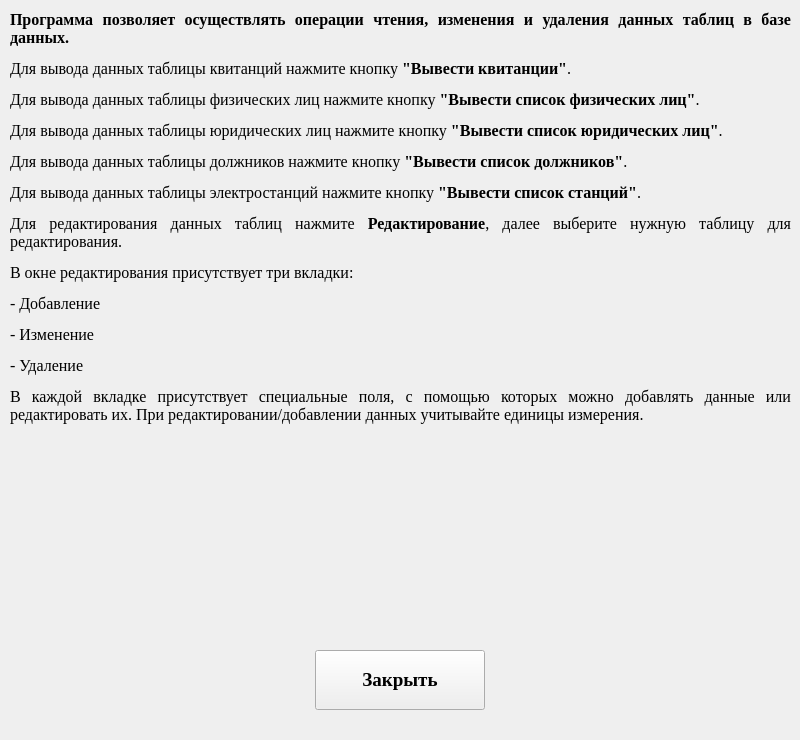
<?xml version="1.0" encoding="UTF-8"?>
<ui version="4.0">
 <class>HelpWindow</class>
 <widget class="QWidget" name="HelpWindow">
  <property name="geometry">
   <rect>
    <x>0</x>
    <y>0</y>
    <width>800</width>
    <height>740</height>
   </rect>
  </property>
  <property name="minimumSize">
   <size>
    <width>800</width>
    <height>740</height>
   </size>
  </property>
  <property name="maximumSize">
   <size>
    <width>800</width>
    <height>740</height>
   </size>
  </property>
  <property name="font">
   <font>
    <family>Times New Roman</family>
   </font>
  </property>
  <property name="windowTitle">
   <string>Справка</string>
  </property>
  <property name="styleSheet">
   <string notr="true"/>
  </property>
  <widget class="QLabel" name="label">
   <property name="geometry">
    <rect>
     <x>10</x>
     <y>10</y>
     <width>781</width>
     <height>631</height>
    </rect>
   </property>
   <property name="text">
    <string>&lt;html&gt;&lt;head/&gt;&lt;body&gt;&lt;p align=&quot;justify&quot;&gt;&lt;span style=&quot; font-size:12pt; font-weight:600;&quot;&gt;Программа позволяет осуществлять операции чтения, изменения и удаления данных таблиц в базе данных. &lt;/span&gt;&lt;/p&gt;&lt;p align=&quot;justify&quot;&gt;&lt;span style=&quot; font-size:12pt;&quot;&gt;Для вывода данных таблицы квитанций нажмите кнопку &lt;/span&gt;&lt;span style=&quot; font-size:12pt; font-weight:600;&quot;&gt;&amp;quot;Вывести квитанции&amp;quot;&lt;/span&gt;&lt;span style=&quot; font-size:12pt;&quot;&gt;.&lt;/span&gt;&lt;/p&gt;&lt;p align=&quot;justify&quot;&gt;&lt;span style=&quot; font-size:12pt;&quot;&gt;Для вывода данных таблицы физических лиц нажмите кнопку &lt;/span&gt;&lt;span style=&quot; font-size:12pt; font-weight:600;&quot;&gt;&amp;quot;Вывести список физических лиц&amp;quot;&lt;/span&gt;&lt;span style=&quot; font-size:12pt;&quot;&gt;.&lt;/span&gt;&lt;/p&gt;&lt;p align=&quot;justify&quot;&gt;&lt;span style=&quot; font-size:12pt;&quot;&gt;Для вывода данных таблицы юридических лиц нажмите кнопку &lt;/span&gt;&lt;span style=&quot; font-size:12pt; font-weight:600;&quot;&gt;&amp;quot;Вывести список юридических лиц&amp;quot;&lt;/span&gt;&lt;span style=&quot; font-size:12pt;&quot;&gt;.&lt;/span&gt;&lt;/p&gt;&lt;p align=&quot;justify&quot;&gt;&lt;span style=&quot; font-size:12pt;&quot;&gt;Для вывода данных таблицы должников нажмите кнопку &lt;/span&gt;&lt;span style=&quot; font-size:12pt; font-weight:600;&quot;&gt;&amp;quot;Вывести список должников&amp;quot;&lt;/span&gt;&lt;span style=&quot; font-size:12pt;&quot;&gt;.&lt;/span&gt;&lt;/p&gt;&lt;p align=&quot;justify&quot;&gt;&lt;span style=&quot; font-size:12pt;&quot;&gt;Для вывода данных таблицы электростанций нажмите кнопку &lt;/span&gt;&lt;span style=&quot; font-size:12pt; font-weight:600;&quot;&gt;&amp;quot;Вывести список станций&amp;quot;&lt;/span&gt;&lt;span style=&quot; font-size:12pt;&quot;&gt;.&lt;/span&gt;&lt;/p&gt;&lt;p align=&quot;justify&quot;&gt;&lt;span style=&quot; font-size:12pt;&quot;&gt;Для редактирования данных таблиц нажмите &lt;/span&gt;&lt;span style=&quot; font-size:12pt; font-weight:600;&quot;&gt;Редактирование&lt;/span&gt;&lt;span style=&quot; font-size:12pt;&quot;&gt;, далее выберите нужную таблицу для редактирования. &lt;/span&gt;&lt;/p&gt;&lt;p align=&quot;justify&quot;&gt;&lt;span style=&quot; font-size:12pt;&quot;&gt;В окне редактирования присутствует три вкладки: &lt;/span&gt;&lt;/p&gt;&lt;p align=&quot;justify&quot;&gt;&lt;span style=&quot; font-size:12pt;&quot;&gt;- Добавление &lt;/span&gt;&lt;/p&gt;&lt;p align=&quot;justify&quot;&gt;&lt;span style=&quot; font-size:12pt;&quot;&gt;- Изменение&lt;/span&gt;&lt;/p&gt;&lt;p align=&quot;justify&quot;&gt;&lt;span style=&quot; font-size:12pt;&quot;&gt;- Удаление&lt;/span&gt;&lt;/p&gt;&lt;p align=&quot;justify&quot;&gt;&lt;span style=&quot; font-size:12pt;&quot;&gt;В каждой вкладке присутствует специальные поля, с помощью которых можно добавлять данные или редактировать их. При редактировании/добавлении данных учитывайте единицы измерения. &lt;br/&gt;&lt;/span&gt;&lt;/p&gt;&lt;/body&gt;&lt;/html&gt;</string>
   </property>
   <property name="scaledContents">
    <bool>false</bool>
   </property>
   <property name="alignment">
    <set>Qt::AlignHCenter|Qt::AlignTop</set>
   </property>
   <property name="wordWrap">
    <bool>true</bool>
   </property>
  </widget>
  <widget class="QPushButton" name="pushButton">
   <property name="geometry">
    <rect>
     <x>315</x>
     <y>650</y>
     <width>170</width>
     <height>60</height>
    </rect>
   </property>
   <property name="font">
    <font>
     <family>Times New Roman</family>
     <pointsize>14</pointsize>
     <weight>75</weight>
     <bold>true</bold>
    </font>
   </property>
   <property name="text">
    <string>Закрыть</string>
   </property>
  </widget>
 </widget>
 <resources/>
 <connections/>
</ui>
